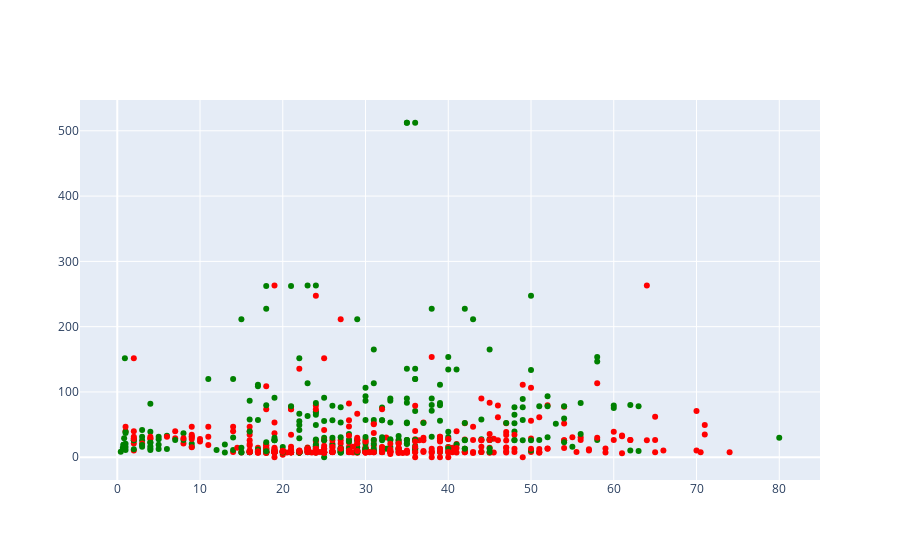

Notebook code cell kept with this figure:
### Code cell
import plotly.graph_objects as go

colors = {0: 'red', 1: 'green'}

fig = go.Figure(data=go.Scatter(x=titanic['age'], y=titanic['fare'], mode='markers',
                               marker=dict(color=titanic['survived'].map(colors))))
fig.show()

### Figure 1 — Plotly figure (JSON) as saved in the notebook; plotly's stock layout.template omitted (floating-point values rounded to 4 significant figures; data arrays with more than 128 entries replaced by an {"elided": "..."} marker saying what was removed)
{"data": [{"marker": {"color": {"elided": "891 str values"}}, "mode": "markers", "type": "scatter", "x": {"elided": "891 float values"}, "y": {"elided": "891 float values"}}], "layout": {}}
